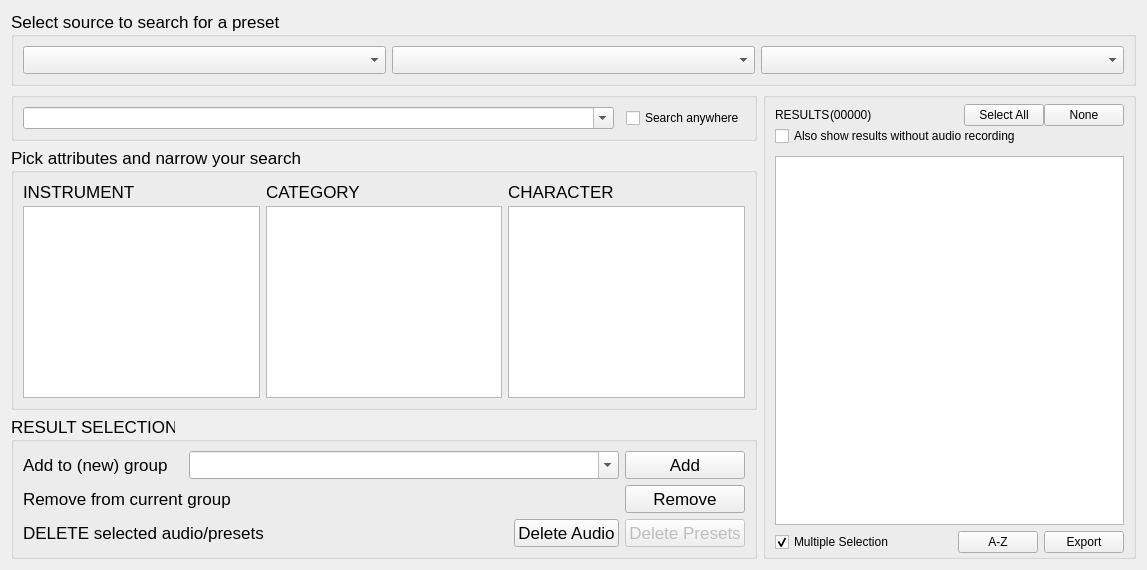
      <widget class="QWidget" name="tabSelect">
       <attribute name="title">
        <string>Select</string>
       </attribute>
       <layout class="QVBoxLayout" name="verticalLayout_23">
        <item>
         <widget class="QGroupBox" name="groupBox_9">
          <property name="font">
           <font>
            <pointsize>13</pointsize>
           </font>
          </property>
          <property name="title">
           <string>Select source to search for a preset</string>
          </property>
          <layout class="QHBoxLayout" name="horizontalLayout_23">
           <item>
            <widget class="QComboBox" name="selModel">
             <property name="sizeAdjustPolicy">
              <enum>QComboBox::AdjustToMinimumContentsLength</enum>
             </property>
            </widget>
           </item>
           <item>
            <widget class="QComboBox" name="selBank">
             <property name="sizeAdjustPolicy">
              <enum>QComboBox::AdjustToMinimumContentsLength</enum>
             </property>
            </widget>
           </item>
           <item>
            <widget class="QComboBox" name="selGroup">
             <property name="sizeAdjustPolicy">
              <enum>QComboBox::AdjustToMinimumContentsLength</enum>
             </property>
            </widget>
           </item>
          </layout>
         </widget>
        </item>
        <item>
         <layout class="QHBoxLayout" name="horizontalLayout_24" stretch="2,1">
          <item>
           <layout class="QVBoxLayout" name="verticalLayout_24">
            <item>
             <widget class="QGroupBox" name="groupBox_3">
              <layout class="QHBoxLayout" name="horizontalLayout_11">
               <property name="spacing">
                <number>12</number>
               </property>
               <item>
                <widget class="QComboBox" name="selPresetName">
                 <property name="editable">
                  <bool>true</bool>
                 </property>
                 <property name="maxVisibleItems">
                  <number>15</number>
                 </property>
                 <property name="insertPolicy">
                  <enum>QComboBox::NoInsert</enum>
                 </property>
                 <property name="sizeAdjustPolicy">
                  <enum>QComboBox::AdjustToMinimumContentsLength</enum>
                 </property>
                </widget>
               </item>
               <item>
                <widget class="QCheckBox" name="selSearchGlobal">
                 <property name="sizePolicy">
                  <sizepolicy hsizetype="Fixed" vsizetype="Fixed">
                   <horstretch>0</horstretch>
                   <verstretch>0</verstretch>
                  </sizepolicy>
                 </property>
                 <property name="text">
                  <string>Search anywhere</string>
                 </property>
                </widget>
               </item>
              </layout>
             </widget>
            </item>
            <item>
             <widget class="QGroupBox" name="groupBox_10">
              <property name="font">
               <font>
                <pointsize>13</pointsize>
               </font>
              </property>
              <property name="title">
               <string>Pick attributes and narrow your search</string>
              </property>
              <layout class="QVBoxLayout" name="verticalLayout_10">
               <item>
                <layout class="QHBoxLayout" name="horizontalLayout_9">
                 <item>
                  <layout class="QVBoxLayout" name="verticalLayout_26">
                   <property name="spacing">
                    <number>4</number>
                   </property>
                   <item>
                    <widget class="QLabel" name="label_19">
                     <property name="text">
                      <string>INSTRUMENT</string>
                     </property>
                    </widget>
                   </item>
                   <item>
                    <widget class="QListWidget" name="selInstrument">
                     <property name="font">
                      <font>
                       <pointsize>13</pointsize>
                      </font>
                     </property>
                     <property name="selectionMode">
                      <enum>QAbstractItemView::MultiSelection</enum>
                     </property>
                    </widget>
                   </item>
                  </layout>
                 </item>
                 <item>
                  <layout class="QVBoxLayout" name="verticalLayout_27">
                   <property name="spacing">
                    <number>4</number>
                   </property>
                   <item>
                    <widget class="QLabel" name="label_20">
                     <property name="text">
                      <string>CATEGORY</string>
                     </property>
                    </widget>
                   </item>
                   <item>
                    <widget class="QListWidget" name="selCategory">
                     <property name="font">
                      <font>
                       <pointsize>13</pointsize>
                      </font>
                     </property>
                     <property name="selectionMode">
                      <enum>QAbstractItemView::MultiSelection</enum>
                     </property>
                    </widget>
                   </item>
                  </layout>
                 </item>
                 <item>
                  <layout class="QVBoxLayout" name="verticalLayout_28">
                   <property name="spacing">
                    <number>4</number>
                   </property>
                   <item>
                    <widget class="QLabel" name="label_21">
                     <property name="text">
                      <string>CHARACTER</string>
                     </property>
                    </widget>
                   </item>
                   <item>
                    <widget class="QListWidget" name="selCharacter">
                     <property name="font">
                      <font>
                       <pointsize>13</pointsize>
                      </font>
                     </property>
                     <property name="selectionMode">
                      <enum>QAbstractItemView::MultiSelection</enum>
                     </property>
                    </widget>
                   </item>
                  </layout>
                 </item>
                </layout>
               </item>
              </layout>
             </widget>
            </item>
            <item>
             <widget class="QGroupBox" name="groupBox_11">
              <property name="font">
               <font>
                <pointsize>13</pointsize>
               </font>
              </property>
              <property name="title">
               <string>RESULT SELECTION</string>
              </property>
              <layout class="QGridLayout" name="gridLayout" columnstretch="1,2,0,0">
               <item row="2" column="3">
                <widget class="QPushButton" name="selResDeletePresets">
                 <property name="enabled">
                  <bool>false</bool>
                 </property>
                 <property name="text">
                  <string>Delete Presets</string>
                 </property>
                </widget>
               </item>
               <item row="2" column="0" colspan="2">
                <widget class="QLabel" name="label_25">
                 <property name="text">
                  <string>DELETE selected audio/presets</string>
                 </property>
                </widget>
               </item>
               <item row="1" column="3">
                <widget class="QPushButton" name="selResGroupRemove">
                 <property name="text">
                  <string>Remove</string>
                 </property>
                </widget>
               </item>
               <item row="0" column="0">
                <widget class="QLabel" name="label_23">
                 <property name="text">
                  <string>Add to (new) group</string>
                 </property>
                </widget>
               </item>
               <item row="0" column="3">
                <widget class="QPushButton" name="selResGroupAdd">
                 <property name="text">
                  <string>Add</string>
                 </property>
                </widget>
               </item>
               <item row="1" column="0" colspan="2">
                <widget class="QLabel" name="label_24">
                 <property name="text">
                  <string>Remove from current group</string>
                 </property>
                </widget>
               </item>
               <item row="2" column="2">
                <widget class="QPushButton" name="selResDeleteAudio">
                 <property name="text">
                  <string>Delete Audio</string>
                 </property>
                </widget>
               </item>
               <item row="0" column="1" colspan="2">
                <widget class="QComboBox" name="selResGroup">
                 <property name="sizePolicy">
                  <sizepolicy hsizetype="Expanding" vsizetype="Fixed">
                   <horstretch>0</horstretch>
                   <verstretch>0</verstretch>
                  </sizepolicy>
                 </property>
                 <property name="editable">
                  <bool>true</bool>
                 </property>
                 <property name="insertPolicy">
                  <enum>QComboBox::NoInsert</enum>
                 </property>
                 <property name="sizeAdjustPolicy">
                  <enum>QComboBox::AdjustToMinimumContentsLength</enum>
                 </property>
                </widget>
               </item>
              </layout>
             </widget>
            </item>
           </layout>
          </item>
          <item>
           <layout class="QVBoxLayout" name="verticalLayout_25">
            <item>
             <widget class="QGroupBox" name="groupBox_12">
              <property name="title">
               <string/>
              </property>
              <layout class="QVBoxLayout" name="verticalLayout_30">
               <property name="topMargin">
                <number>6</number>
               </property>
               <property name="bottomMargin">
                <number>3</number>
               </property>
               <item>
                <layout class="QVBoxLayout" name="verticalLayout_29">
                 <property name="spacing">
                  <number>0</number>
                 </property>
                 <item>
                  <layout class="QHBoxLayout" name="horizontalLayout_6">
                   <item>
                    <widget class="QLabel" name="label_22">
                     <property name="sizePolicy">
                      <sizepolicy hsizetype="Fixed" vsizetype="Preferred">
                       <horstretch>0</horstretch>
                       <verstretch>0</verstretch>
                      </sizepolicy>
                     </property>
                     <property name="text">
                      <string>RESULTS</string>
                     </property>
                    </widget>
                   </item>
                   <item>
                    <widget class="QLabel" name="selPresetCount">
                     <property name="minimumSize">
                      <size>
                       <width>55</width>
                       <height>0</height>
                      </size>
                     </property>
                     <property name="text">
                      <string notr="true">(00000)</string>
                     </property>
                    </widget>
                   </item>
                   <item>
                    <widget class="QPushButton" name="selSelectAll">
                     <property name="sizePolicy">
                      <sizepolicy hsizetype="Fixed" vsizetype="Fixed">
                       <horstretch>0</horstretch>
                       <verstretch>0</verstretch>
                      </sizepolicy>
                     </property>
                     <property name="text">
                      <string>Select All</string>
                     </property>
                    </widget>
                   </item>
                   <item>
                    <widget class="QPushButton" name="selDeselectAll">
                     <property name="sizePolicy">
                      <sizepolicy hsizetype="Fixed" vsizetype="Fixed">
                       <horstretch>0</horstretch>
                       <verstretch>0</verstretch>
                      </sizepolicy>
                     </property>
                     <property name="text">
                      <string>None</string>
                     </property>
                    </widget>
                   </item>
                  </layout>
                 </item>
                 <item>
                  <layout class="QHBoxLayout" name="horizontalLayout_8">
                   <property name="bottomMargin">
                    <number>10</number>
                   </property>
                   <item>
                    <widget class="QCheckBox" name="selPresetsWithoutAudio">
                     <property name="text">
                      <string>Also show results without audio recording</string>
                     </property>
                    </widget>
                   </item>
                  </layout>
                 </item>
                 <item>
                  <widget class="QTreeWidget" name="selPresets">
                   <property name="rootIsDecorated">
                    <bool>false</bool>
                   </property>
                   <property name="uniformRowHeights">
                    <bool>true</bool>
                   </property>
                   <property name="itemsExpandable">
                    <bool>false</bool>
                   </property>
                   <property name="allColumnsShowFocus">
                    <bool>true</bool>
                   </property>
                   <property name="columnCount">
                    <number>3</number>
                   </property>
                   <attribute name="headerVisible">
                    <bool>false</bool>
                   </attribute>
                   <column>
                    <property name="text">
                     <string notr="true">1</string>
                    </property>
                   </column>
                   <column>
                    <property name="text">
                     <string notr="true">2</string>
                    </property>
                   </column>
                   <column>
                    <property name="text">
                     <string notr="true">3</string>
                    </property>
                   </column>
                  </widget>
                 </item>
                </layout>
               </item>
               <item>
                <layout class="QHBoxLayout" name="horizontalLayout_7">
                 <item>
                  <widget class="QCheckBox" name="selMultiSelect">
                   <property name="text">
                    <string>Multiple Selection</string>
                   </property>
                   <property name="checked">
                    <bool>true</bool>
                   </property>
                  </widget>
                 </item>
                 <item>
                  <widget class="QPushButton" name="selSort">
                   <property name="sizePolicy">
                    <sizepolicy hsizetype="Fixed" vsizetype="Fixed">
                     <horstretch>0</horstretch>
                     <verstretch>0</verstretch>
                    </sizepolicy>
                   </property>
                   <property name="text">
                    <string notr="true">A-Z</string>
                   </property>
                   <property name="checkable">
                    <bool>true</bool>
                   </property>
                  </widget>
                 </item>
                 <item>
                  <widget class="QPushButton" name="selExportSelection">
                   <property name="sizePolicy">
                    <sizepolicy hsizetype="Fixed" vsizetype="Fixed">
                     <horstretch>0</horstretch>
                     <verstretch>0</verstretch>
                    </sizepolicy>
                   </property>
                   <property name="text">
                    <string>Export</string>
                   </property>
                  </widget>
                 </item>
                </layout>
               </item>
              </layout>
             </widget>
            </item>
           </layout>
          </item>
         </layout>
        </item>
       </layout>
      </widget>
